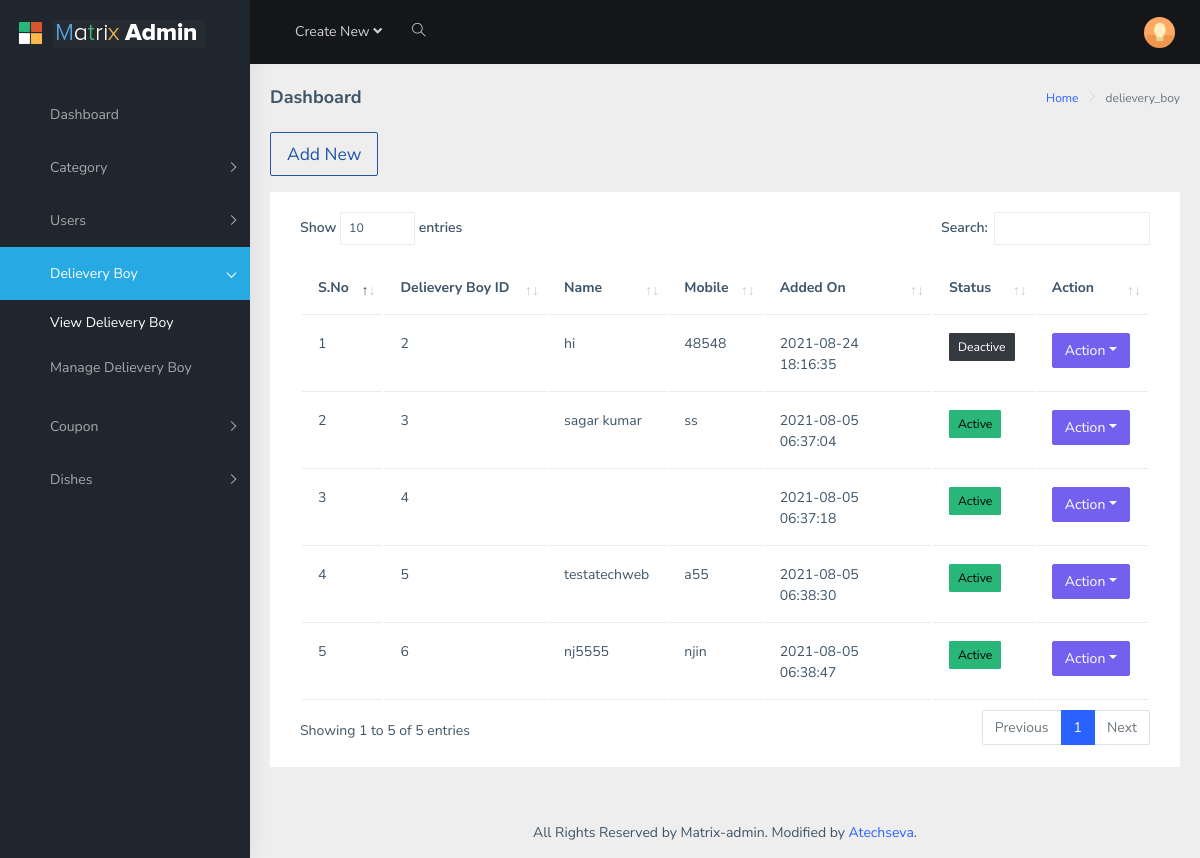
The app's page /admin/delievery-boy.php (signed in) with its own data.
### tables this page shows
CREATE TABLE IF NOT EXISTS `delievery_boy` (
  `delievery_boy_id` int(11) NOT NULL AUTO_INCREMENT,
  `name` varchar(255) NOT NULL,
  `mobile` varchar(255) NOT NULL,
  `password` varchar(255) NOT NULL,
  `status` int(11) NOT NULL,
  `added_on` datetime NOT NULL,
  PRIMARY KEY (`delievery_boy_id`)
);

### admin/delievery-boy.php (the view, shortened to what this page needs)
<?php require("includes/top.php"); ?>
<?php
$i = 1;
$query = "SELECT * FROM delievery_boy ";
$con = mysqli_query($conn, $query);
?>
<?php include('includes/header.php'); ?>
<?php include('includes/sidebar.php'); ?>
<div class="page-wrapper">
    <div class="page-breadcrumb">
        <div class="row">
            <div class="col-12 d-flex no-block align-items-center">
                <h4 class="page-title">Dashboard</h4>
                <div class="ms-auto text-end">
                    <nav aria-label="breadcrumb">
                        <ol class="breadcrumb">
                            <li class="breadcrumb-item"><a href="#">Home</a></li>
                            <li class="breadcrumb-item active" aria-current="page">delievery_boy</li>
                        </ol>
                    </nav>
                </div>
            </div>
        </div>
    </div>
    <div class="container-fluid">
        <a href="manage-delievery-boy.php"><button type="button" class="btn btn-lg btn-outline-info mb-3" id="ts-info">Add New</button></a>
        <div class="card">
            <div class="card-body table-responsive">
                <table class="table" id="zero_config">
                    <thead>
                        <tr>
                            <th> <strong>S.No</strong></th>
                            <th> <strong>Delievery Boy ID</strong></th>
                            <th> <strong>Name</strong></th>
                            <th> <strong>Mobile</strong></th>
                            <th> <strong>Added On</strong></th>
                            <th> <strong>Status</strong></th>
                            <th> <strong>Action</strong></th>
                        </tr>
                    </thead>
                    <?php
                    while ($row = mysqli_fetch_array($con)) {
                        $delievery_boy_id = $row['delievery_boy_id'];
                        $name = $row['name'];
                        $mobile = $row['mobile'];
                        $date = $row['added_on'];
                        $status = $row['status'];
                    ?>
                        <tr>
                            <td><?php echo $i++; ?></td>
                            <td><?php echo $delievery_boy_id; ?></td>
                            <td><?php echo $name; ?></td>
                            <td><?php echo $mobile; ?></td>
                            <td>
                                <?php
                                echo $date;
                                ?></td>
                            <td>
                                <?php if ($status == 0) { ?>
                                    <a href="?action=deactive&delievery_boy_id=<?php echo $delievery_boy_id; ?>" class="btn btn-dark btn-sm" title="Click to active" data-toggle="tooltip">
                                        Deactive</a>
                                <?php } else { ?>
                                    <a href="?action=active&delievery_boy_id=<?php echo $delievery_boy_id; ?>" class="btn btn-success btn-sm" title="Click to Deactive" data-toggle="tooltip">
                                        Active</a>
                                <?php } ?>
                            </td>
                            <td>
                                <div class="btn-group">
                                    <button type="button" class="btn btn-primary dropdown-toggle" data-bs-toggle="dropdown" aria-haspopup="true" aria-expanded="false">Action</button>
                                </div>
                            </td>
                        </tr>
                    <?php } ?>
                </table>
            </div>
        </div>
    </div>
    <?php include('includes/footer.php'); ?>

### admin/includes/top.php (shortened to what this page needs)
<!DOCTYPE html>
<html lang="en">
<head>

### admin/includes/header.php (shortened to what this page needs)
<link rel="stylesheet" href="https://cdnjs.cloudflare.com/ajax/libs/font-awesome/5.15.4/css/all.min.css" />
<link rel="stylesheet" href="./lib/themify-icon/themify-icons.css">
<link rel="stylesheet" href="https://cdnjs.cloudflare.com/ajax/libs/MaterialDesign-Webfont/5.9.55/css/materialdesignicons.min.css" />
<link rel="stylesheet" href="./css/style.css">
<link rel="stylesheet" href="./css/datatable.css">
<link rel="stylesheet" href="./css/multicheck.css">
<link rel="stylesheet" href="./css/datepicker.css">
<link rel="stylesheet" href="./css/magnific-popup.css">
<link rel="stylesheet" href="./css/quill.css">
</head>
<body>
    <div id="main-wrapper" data-layout="vertical" data-navbarbg="skin5" data-sidebartype="full" data-sidebar-position="absolute" data-header-position="absolute" data-boxed-layout="full">
        <header class="topbar" data-navbarbg="skin5">
            <nav class="navbar top-navbar navbar-expand-md navbar-dark">
                <div class="navbar-header" data-logobg="skin5">
                    <a class="navbar-brand" href="index.html">
                        <b class="logo-icon ps-2">
                            <img src="images/logo-icon.png" alt="homepage" class="light-logo" />
                        </b>
                        <span class="logo-text">
                            <img src="images/logo-text.png" alt="homepage" class="light-logo" />
                        </span>
                    </a>
                </div>
                <div class="navbar-collapse collapse" id="navbarSupportedContent" data-navbarbg="skin5">
                    <ul class="navbar-nav float-start me-auto">
                        <li class="nav-item d-none d-lg-block"><a class="nav-link sidebartoggler waves-effect waves-light" href="javascript:void(0)" data-sidebartype="mini-sidebar"><i class="mdi mdi-menu font-24"></i></a></li>
                        <li class="nav-item dropdown">
                            <a class="nav-link dropdown-toggle" href="#" id="navbarDropdown" role="button" data-bs-toggle="dropdown" aria-expanded="false">
                                <span class="d-none d-md-block">Create New <i class="fa fa-angle-down"></i></span>
                            </a>
                        </li>
                        <li class="nav-item search-box"> <a class="nav-link waves-effect waves-dark" href="javascript:void(0)"><i class="ti-search"></i></a>
                        </li>
                    </ul>
                    <ul class="navbar-nav float-end">
                        <li class="nav-item dropdown">
                            <a class="nav-link dropdown-toggle" href="#" id="navbarDropdown" role="button" data-bs-toggle="dropdown" aria-expanded="false">
                            </a>
                        </li>
                        <li class="nav-item dropdown">
                            <a class="nav-link dropdown-toggle waves-effect waves-dark" href="#" id="2" role="button" data-bs-toggle="dropdown" aria-expanded="false">
                            </a>
                        </li>
                        <li class="nav-item dropdown">
                            <a class="nav-link dropdown-toggle text-muted waves-effect waves-dark pro-pic" href="#" id="navbarDropdown" role="button" data-bs-toggle="dropdown" aria-expanded="false">
                                <img src="images/users/1.jpg" alt="user" class="rounded-circle" width="31">
                            </a>
                        </li>
                    </ul>
                </div>
            </nav>
        </header>

### admin/includes/sidebar.php (shortened to what this page needs)
<aside class="left-sidebar" data-sidebarbg="skin5">
    <div class="scroll-sidebar">
        <nav class="sidebar-nav">
            <ul id="sidebarnav" class="pt-4">
                <li class="sidebar-item"> <a class="sidebar-link waves-effect waves-dark sidebar-link" href="admin-dashboard.php" aria-expanded="false"><i class="mdi mdi-view-dashboard"></i><span class="hide-menu">Dashboard</span></a></li>
                <li class="sidebar-item"> <a class="sidebar-link has-arrow waves-effect waves-dark" href="javascript:void(0)" aria-expanded="false"><i class="mdi mdi-format-list-bulleted"></i><span class="hide-menu">Category </span></a>
                </li>
                <li class="sidebar-item"> <a class="sidebar-link has-arrow waves-effect waves-dark" href="javascript:void(0)" aria-expanded="false"><i class="mdi mdi-account"></i><span class="hide-menu">Users </span></a>
                </li>
                <li class="sidebar-item"> <a class="sidebar-link has-arrow waves-effect waves-dark" href="javascript:void(0)" aria-expanded="false"><i class="mdi mdi-motorbike"></i><span class="hide-menu">Delievery Boy </span></a>
                    <ul aria-expanded="false" class="collapse  first-level">
                        <li class="sidebar-item"><a href="delievery-boy.php" class="sidebar-link"><i class="mdi mdi-eye"></i><span class="hide-menu"> View Delievery Boy
                                </span></a></li>
                        <li class="sidebar-item"><a href="manage-delievery-boy.php" class="sidebar-link"><i class="mdi mdi-account-multiple-plus"></i><span class="hide-menu"> Manage Delievery Boy
                                </span></a></li>
                    </ul>
                </li>
                <li class="sidebar-item"> <a class="sidebar-link has-arrow waves-effect waves-dark" href="javascript:void(0)" aria-expanded="false"><i class="mdi mdi-wallet-giftcard"></i><span class="hide-menu">Coupon</span></a>
                </li>
                <li class="sidebar-item"> <a class="sidebar-link has-arrow waves-effect waves-dark" href="javascript:void(0)" aria-expanded="false"><i class="mdi mdi-food-fork-drink"></i><span class="hide-menu">Dishes</span></a>
                </li>
            </ul>
        </nav>
    </div>
</aside>

### admin/includes/footer.php (shortened to what this page needs)
<footer class="footer text-center">
    All Rights Reserved by Matrix-admin. Modified by <a href="https://www.atechseva.com">Atechseva</a>.
</footer>
</div>
</div>
</body>
</html>

### admin/css/datatable.css (style rules this page uses)
table.dataTable { clear: both; margin-top: 6px !important; margin-bottom: 6px !important; max-width: none !important; border-collapse: separate !important; }
table.dataTable td, table.dataTable th { -webkit-box-sizing: content-box; box-sizing: content-box; }
table.dataTable thead > tr > th.sorting_asc, table.dataTable thead > tr > th.sorting_desc, table.dataTable thead > tr > th.sorting, table.dataTable thead > tr > td.sorting_asc, table.dataTable thead > tr > td.sorting_desc, table.dataTable thead > tr > td.sorting { padding-right: 30px; }
table.dataTable thead .sorting, table.dataTable thead .sorting_asc, table.dataTable thead .sorting_desc, table.dataTable thead .sorting_asc_disabled, table.dataTable thead .sorting_desc_disabled { cursor: pointer; position: relative; }
table.dataTable thead .sorting:before, table.dataTable thead .sorting:after, table.dataTable thead .sorting_asc:before, table.dataTable thead .sorting_asc:after, table.dataTable thead .sorting_desc:before, table.dataTable thead .sorting_desc:after, table.dataTable thead .sorting_asc_disabled:before, table.dataTable thead .sorting_asc_disabled:after, table.dataTable thead .sorting_desc_disabled:before, table.dataTable thead .sorting_desc_disabled:after { position: absolute; bottom: 0.9em; display: block; opacity: 0.3; }
table.dataTable thead .sorting:before, table.dataTable thead .sorting_asc:before, table.dataTable thead .sorting_desc:before, table.dataTable thead .sorting_asc_disabled:before, table.dataTable thead .sorting_desc_disabled:before { right: 1em; content: "\2191"; }
table.dataTable thead .sorting:after, table.dataTable thead .sorting_asc:after, table.dataTable thead .sorting_desc:after, table.dataTable thead .sorting_asc_disabled:after, table.dataTable thead .sorting_desc_disabled:after { right: 0.5em; content: "\2193"; }
table.dataTable thead .sorting_asc:before, table.dataTable thead .sorting_desc:after { opacity: 1; }

### records on screen
delievery_boy: delievery_boy_id "2", name "hi", mobile "48548", added_on "2021-08-24 18:16:35"
delievery_boy: delievery_boy_id "3", name "sagar kumar", mobile "ss", added_on "2021-08-05 06:37:04"
delievery_boy: delievery_boy_id "4", added_on "2021-08-05 06:37:18"
delievery_boy: delievery_boy_id "5", name "testatechweb", mobile "a55", added_on "2021-08-05 06:38:30"
delievery_boy: delievery_boy_id "6", name "nj5555", mobile "njin", added_on "2021-08-05 06:38:47"
